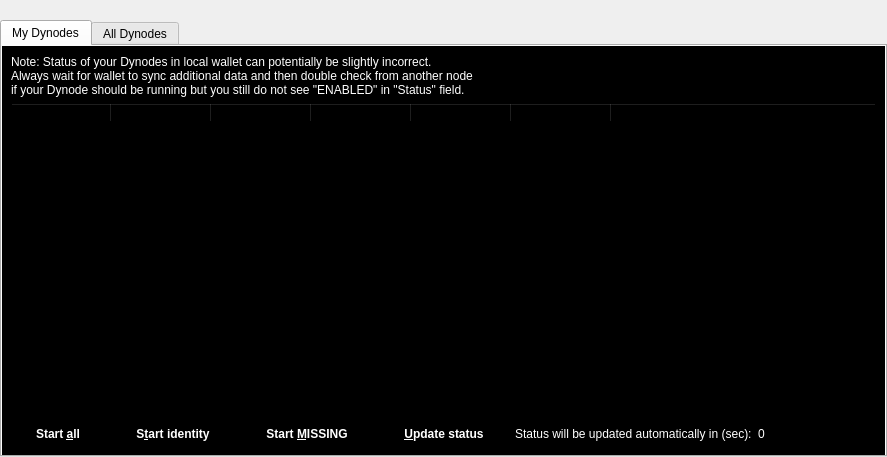
<?xml version="1.0" encoding="UTF-8"?>
<ui version="4.0">
 <class>DynodeList</class>
 <widget class="QWidget" name="DynodeList">
  <property name="geometry">
   <rect>
    <x>0</x>
    <y>0</y>
    <width>887</width>
    <height>457</height>
   </rect>
  </property>
  <property name="windowTitle">
   <string>Form</string>
  </property>
  <layout class="QVBoxLayout" name="topLayout">
   <property name="leftMargin">
    <number>0</number>
   </property>
   <property name="topMargin">
    <number>0</number>
   </property>
   <property name="rightMargin">
    <number>0</number>
   </property>
   <property name="bottomMargin">
    <number>0</number>
   </property>
   <item>
    <layout class="QVBoxLayout" name="verticalLayout">
     <property name="bottomMargin">
      <number>0</number>
     </property>
     <item>
      <spacer name="horizontalSpacer0">
       <property name="orientation">
        <enum>Qt::Horizontal</enum>
       </property>
       <property name="sizeHint" stdset="0">
        <size>
         <width>40</width>
         <height>20</height>
        </size>
       </property>
      </spacer>
     </item>
     <item>
      <widget class="QTabWidget" name="tabWidget">
       <property name="styleSheet">
        <string notr="true">QTabWidget:tab-bar { alignment: left; }
QTabBar { alignment: left; }
</string>
       </property>
       <property name="currentIndex">
        <number>0</number>
       </property>
       <widget class="QWidget" name="tabMyDynodes">
        <property name="styleSheet">
         <string notr="true">background-color: rgb(0, 0, 0);
color: rgb(255, 255, 255);</string>
        </property>
        <attribute name="title">
         <string>My Dynodes</string>
        </attribute>
        <layout class="QGridLayout" name="gridLayout_2">
         <item row="0" column="0">
          <layout class="QVBoxLayout" name="verticalLayout_2">
           <property name="bottomMargin">
            <number>0</number>
           </property>
           <item>
            <layout class="QHBoxLayout" name="horizontalLayout_note">
             <property name="bottomMargin">
              <number>0</number>
             </property>
             <item>
              <widget class="QLabel" name="updateNote">
               <property name="styleSheet">
                <string notr="true">background-color: rgb(0, 0, 0);
color: rgb(255, 255, 255);</string>
               </property>
               <property name="text">
                <string>Note: Status of your Dynodes in local wallet can potentially be slightly incorrect.&lt;br /&gt;Always wait for wallet to sync additional data and then double check from another node&lt;br /&gt;if your Dynode should be running but you still do not see "ENABLED" in "Status" field.</string>
               </property>
              </widget>
             </item>
            </layout>
           </item>
           <item>
            <widget class="QTableWidget" name="tableWidgetMyDynodes">
             <property name="minimumSize">
              <size>
               <width>695</width>
               <height>0</height>
              </size>
             </property>
             <property name="styleSheet">
              <string notr="true">color: rgb(0, 0, 0);
background-color:(255,255,255);</string>
             </property>
             <property name="editTriggers">
              <set>QAbstractItemView::NoEditTriggers</set>
             </property>
             <property name="alternatingRowColors">
              <bool>true</bool>
             </property>
             <property name="selectionMode">
              <enum>QAbstractItemView::SingleSelection</enum>
             </property>
             <property name="selectionBehavior">
              <enum>QAbstractItemView::SelectRows</enum>
             </property>
             <property name="sortingEnabled">
              <bool>true</bool>
             </property>
             <attribute name="horizontalHeaderStretchLastSection">
              <bool>true</bool>
             </attribute>
             <column>
              <property name="text">
               <string>Identity</string>
              </property>
             </column>
             <column>
              <property name="text">
               <string>Address</string>
              </property>
             </column>
             <column>
              <property name="text">
               <string>Protocol</string>
              </property>
             </column>
             <column>
              <property name="text">
               <string>Status</string>
              </property>
             </column>
             <column>
              <property name="text">
               <string>Active</string>
              </property>
             </column>
             <column>
              <property name="text">
               <string>Last Seen</string>
              </property>
             </column>
             <column>
              <property name="text">
               <string>Payee</string>
              </property>
             </column>
            </widget>
           </item>
           <item>
            <layout class="QHBoxLayout" name="horizontalLayout_5">
             <property name="bottomMargin">
              <number>0</number>
             </property>
             <item>
              <widget class="QPushButton" name="startAllButton">
               <property name="styleSheet">
                <string notr="true">QWidget#DynodeList .QPushButton#startAllButton {
background-color:qlineargradient(x1: 0, y1: 0, x2: 0, y2: 1, stop: .01 #8F5BA3, stop: .1 #771F99, stop: .95 #771F99, stop: 1 #520072);
border:0;
border-radius:3px;
color:#ffffff;
font-size:12px;
font-weight:bold;
padding-left:25px;
padding-right:25px;
padding-top:5px;
padding-bottom:5px;
}

QWidget#DynodeList .QPushButton#startAllButton:hover {
background-color:qlineargradient(x1: 0, y1: 0, x2: 0, y2: 1, stop: .01 #BA77D4, stop: .1 #9F2DCC, stop: .95 #9F2DCC, stop: 1 #7400A1);
border:0;
border-radius:3px;
color:#ffffff;
font-size:12px;
font-weight:bold;
padding-left:25px;
padding-right:25px;
padding-top:5px;
padding-bottom:5px;
}

QWidget#DynodeList .QPushButton#startAllButton:pressed {
background-color:qlineargradient(x1: 0, y1: 0, x2: 0, y2: 1, stop: .01 #8F5BA3, stop: .1 #771F99, stop: .95 #771F99, stop: 1 #520072);
border:0;
border-radius:3px;
color:#ffffff;
font-size:12px;
font-weight:bold;
padding-left:25px;
padding-right:25px;
padding-top:5px;
padding-bottom:5px;
}</string>
               </property>
               <property name="text">
                <string>Start &amp;all</string>
               </property>
              </widget>
             </item>
             <item>
              <widget class="QPushButton" name="startButton">
               <property name="styleSheet">
                <string notr="true">QWidget#DynodeList .QPushButton#startButton {
background-color:qlineargradient(x1: 0, y1: 0, x2: 0, y2: 1, stop: .01 #8F5BA3, stop: .1 #771F99, stop: .95 #771F99, stop: 1 #520072);
border:0;
border-radius:3px;
color:#ffffff;
font-size:12px;
font-weight:bold;
padding-left:25px;
padding-right:25px;
padding-top:5px;
padding-bottom:5px;
}

QWidget#DynodeList .QPushButton#startButton:hover {
background-color:qlineargradient(x1: 0, y1: 0, x2: 0, y2: 1, stop: .01 #BA77D4, stop: .1 #9F2DCC, stop: .95 #9F2DCC, stop: 1 #7400A1);
border:0;
border-radius:3px;
color:#ffffff;
font-size:12px;
font-weight:bold;
padding-left:25px;
padding-right:25px;
padding-top:5px;
padding-bottom:5px;
}

QWidget#DynodeList .QPushButton#startButton:pressed {
background-color:qlineargradient(x1: 0, y1: 0, x2: 0, y2: 1, stop: .01 #8F5BA3, stop: .1 #771F99, stop: .95 #771F99, stop: 1 #520072);
border:0;
border-radius:3px;
color:#ffffff;
font-size:12px;
font-weight:bold;
padding-left:25px;
padding-right:25px;
padding-top:5px;
padding-bottom:5px;
}</string>
               </property>
               <property name="text">
                <string>S&amp;tart identity</string>
               </property>
              </widget>
             </item>
             <item>
              <widget class="QPushButton" name="startMissingButton">
               <property name="styleSheet">
                <string notr="true">QWidget#DynodeList .QPushButton#startMissingButton {
background-color:qlineargradient(x1: 0, y1: 0, x2: 0, y2: 1, stop: .01 #8F5BA3, stop: .1 #771F99, stop: .95 #771F99, stop: 1 #520072);
border:0;
border-radius:3px;
color:#ffffff;
font-size:12px;
font-weight:bold;
padding-left:25px;
padding-right:25px;
padding-top:5px;
padding-bottom:5px;
}

QWidget#DynodeList .QPushButton#startMissingButton:hover {
background-color:qlineargradient(x1: 0, y1: 0, x2: 0, y2: 1, stop: .01 #BA77D4, stop: .1 #9F2DCC, stop: .95 #9F2DCC, stop: 1 #7400A1);
border:0;
border-radius:3px;
color:#ffffff;
font-size:12px;
font-weight:bold;
padding-left:25px;
padding-right:25px;
padding-top:5px;
padding-bottom:5px;
}

QWidget#DynodeList .QPushButton#startMissingButton:pressed {
background-color:qlineargradient(x1: 0, y1: 0, x2: 0, y2: 1, stop: .01 #8F5BA3, stop: .1 #771F99, stop: .95 #771F99, stop: 1 #520072);
border:0;
border-radius:3px;
color:#ffffff;
font-size:12px;
font-weight:bold;
padding-left:25px;
padding-right:25px;
padding-top:5px;
padding-bottom:5px;
}</string>
               </property>
               <property name="text">
                <string>Start &amp;MISSING</string>
               </property>
              </widget>
             </item>
             <item>
              <widget class="QPushButton" name="UpdateButton">
               <property name="styleSheet">
                <string notr="true">QWidget#DynodeList .QPushButton#UpdateButton {
background-color:qlineargradient(x1: 0, y1: 0, x2: 0, y2: 1, stop: .01 #8F5BA3, stop: .1 #771F99, stop: .95 #771F99, stop: 1 #520072);
border:0;
border-radius:3px;
color:#ffffff;
font-size:12px;
font-weight:bold;
padding-left:25px;
padding-right:25px;
padding-top:5px;
padding-bottom:5px;
}

QWidget#DynodeList .QPushButton#UpdateButton:hover {
background-color:qlineargradient(x1: 0, y1: 0, x2: 0, y2: 1, stop: .01 #BA77D4, stop: .1 #9F2DCC, stop: .95 #9F2DCC, stop: 1 #7400A1);
border:0;
border-radius:3px;
color:#ffffff;
font-size:12px;
font-weight:bold;
padding-left:25px;
padding-right:25px;
padding-top:5px;
padding-bottom:5px;
}

QWidget#DynodeList .QPushButton#UpdateButton:pressed {
background-color:qlineargradient(x1: 0, y1: 0, x2: 0, y2: 1, stop: .01 #8F5BA3, stop: .1 #771F99, stop: .95 #771F99, stop: 1 #520072);
border:0;
border-radius:3px;
color:#ffffff;
font-size:12px;
font-weight:bold;
padding-left:25px;
padding-right:25px;
padding-top:5px;
padding-bottom:5px;
}</string>
               </property>
               <property name="text">
                <string>&amp;Update status</string>
               </property>
              </widget>
             </item>
             <item>
              <widget class="QLabel" name="autoupdate_label">
               <property name="text">
                <string>Status will be updated automatically in (sec):</string>
               </property>
              </widget>
             </item>
             <item>
              <widget class="QLabel" name="secondsLabel">
               <property name="text">
                <string>0</string>
               </property>
              </widget>
             </item>
             <item>
              <spacer name="horizontalSpacer_5">
               <property name="orientation">
                <enum>Qt::Horizontal</enum>
               </property>
               <property name="sizeHint" stdset="0">
                <size>
                 <width>40</width>
                 <height>20</height>
                </size>
               </property>
              </spacer>
             </item>
            </layout>
           </item>
          </layout>
         </item>
        </layout>
       </widget>
       <widget class="QWidget" name="tabAllDynodes">
        <property name="styleSheet">
         <string notr="true">background-color: rgb(0, 0, 0);
color: rgb(255, 255, 255);</string>
        </property>
        <attribute name="title">
         <string>All Dynodes</string>
        </attribute>
        <layout class="QGridLayout" name="gridLayout">
         <item row="1" column="0">
          <widget class="QTableWidget" name="tableWidgetDynodes">
           <property name="styleSheet">
            <string notr="true">color: rgb(0, 0, 0);
background-color:(255,255,255);</string>
           </property>
           <property name="editTriggers">
            <set>QAbstractItemView::NoEditTriggers</set>
           </property>
           <property name="alternatingRowColors">
            <bool>true</bool>
           </property>
           <property name="selectionBehavior">
            <enum>QAbstractItemView::SelectRows</enum>
           </property>
           <property name="sortingEnabled">
            <bool>true</bool>
           </property>
           <attribute name="horizontalHeaderStretchLastSection">
            <bool>true</bool>
           </attribute>
           <column>
            <property name="text">
             <string>Address</string>
            </property>
           </column>
           <column>
            <property name="text">
             <string>Protocol</string>
            </property>
           </column>
           <column>
            <property name="text">
             <string>Status</string>
            </property>
           </column>
           <column>
            <property name="text">
             <string>Active</string>
            </property>
           </column>
           <column>
            <property name="text">
             <string>Last Seen</string>
            </property>
           </column>
           <column>
            <property name="text">
             <string>Payee</string>
            </property>
           </column>
          </widget>
         </item>
         <item row="0" column="0">
          <layout class="QHBoxLayout" name="horizontalLayout_3">
           <property name="bottomMargin">
            <number>0</number>
           </property>
           <item>
            <widget class="QLabel" name="label_filter">
             <property name="styleSheet">
              <string notr="true">color: rgb(255, 255, 255);
background-color: rgb(0, 0, 0);
</string>
             </property>
             <property name="text">
              <string>Filter List:</string>
             </property>
            </widget>
           </item>
           <item>
            <widget class="QLineEdit" name="filterLineEdit">
             <property name="toolTip">
              <string>Filter Dynode list</string>
             </property>
             <property name="styleSheet">
              <string notr="true">color: rgb(0, 0, 0);
background-color: rgb(255, 255, 255);</string>
             </property>
            </widget>
           </item>
           <item>
            <spacer name="horizontalSpacer_3">
             <property name="orientation">
              <enum>Qt::Horizontal</enum>
             </property>
             <property name="sizeHint" stdset="0">
              <size>
               <width>10</width>
               <height>20</height>
              </size>
             </property>
            </spacer>
           </item>
           <item>
            <widget class="QLabel" name="label_count">
             <property name="styleSheet">
              <string notr="true">color: rgb(255, 255, 255);
background-color: rgb(0, 0, 0);</string>
             </property>
             <property name="text">
              <string>Node Count:</string>
             </property>
            </widget>
           </item>
           <item>
            <widget class="QLabel" name="countLabel">
             <property name="styleSheet">
              <string notr="true">color: rgb(255, 255, 255);
background-color: rgb(0, 0, 0);</string>
             </property>
             <property name="text">
              <string>0</string>
             </property>
            </widget>
           </item>
          </layout>
         </item>
        </layout>
       </widget>
      </widget>
     </item>
    </layout>
   </item>
  </layout>
 </widget>
 <resources/>
 <connections/>
</ui>
